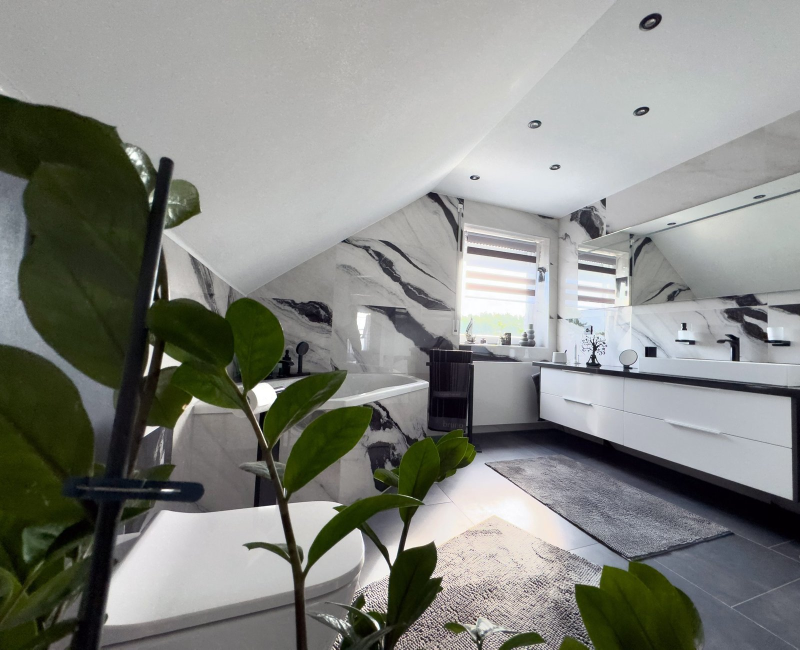
#> input picture bad-serie/fotos/Mair_Bad_6a435537.jpg, 1600 x 1299 px, given in place of mair-logo.png, which was not available (shown at 1/2 size)
$ python l48_fehler.py ../../bad-serie/fotos/Mair_Bad_6a435537.jpg
#> lines starting #> are read from the running program, lines starting #| are printed output that depends on the picture; after the words box and inside, x2 and y2 are one past the last pixel; in counts of white or black regions, pixels touching at a corner belong together; pictures that were not available may be replaced by others from this repository, and a replacement may not be noted
### werkzeuge/alt7/kit.py
import os, sys, json, math, subprocess
import numpy as np
from PIL import Image, ImageDraw, ImageFont, ImageFilter, ImageOps

W, H, FPS = 1080, 1920, 30
REPO = '/home/claude/mair-videos-public-create'
HERE = os.path.dirname(os.path.abspath(__file__))
FD = '/usr/share/fonts/opentype/inter/'
BLACK = FD + 'Inter-Black.otf'; XB = FD + 'Inter-ExtraBold.otf'; BOLD = FD + 'InterDisplay-Bold.otf'
SEMI = FD + 'Inter-SemiBold.otf'; REG = FD + 'Inter-Regular.otf'; MED = FD + 'Inter-Medium.otf'
DJ = '/usr/share/fonts/truetype/dejavu/'
SERIF = DJ + 'DejaVuSerif.ttf'; SERIFB = DJ + 'DejaVuSerif-Bold.ttf'; SERIFI = DJ + 'DejaVuSerif-Italic.ttf'
SERIFBI = DJ + 'DejaVuSerif-BoldItalic.ttf'; MONO = DJ + 'DejaVuSansMono-Bold.ttf'; COND = DJ + 'DejaVuSansCondensed-Bold.ttf'
_fc = {}
# [4 lines left out: function F, not called in this run]

GREEN = (80, 144, 24); LIME = (150, 200, 40); NAVY = (12, 24, 40); WHITE = (255, 255, 255); INK = (28, 30, 34)

_L = Image.open(HERE + '/../ds/project/assets/Logos/mair-logo.png').convert('RGBA')
_la = np.asarray(_L).astype(float); _la[_la[..., 3] < 70, 3] = 0
LOGO = Image.fromarray(np.uint8(_la), 'RGBA')
_g = (abs(_la[..., 0] - _la[..., 1]) < 18) & (abs(_la[..., 1] - _la[..., 2]) < 18) & (_la[..., 0] < 200)
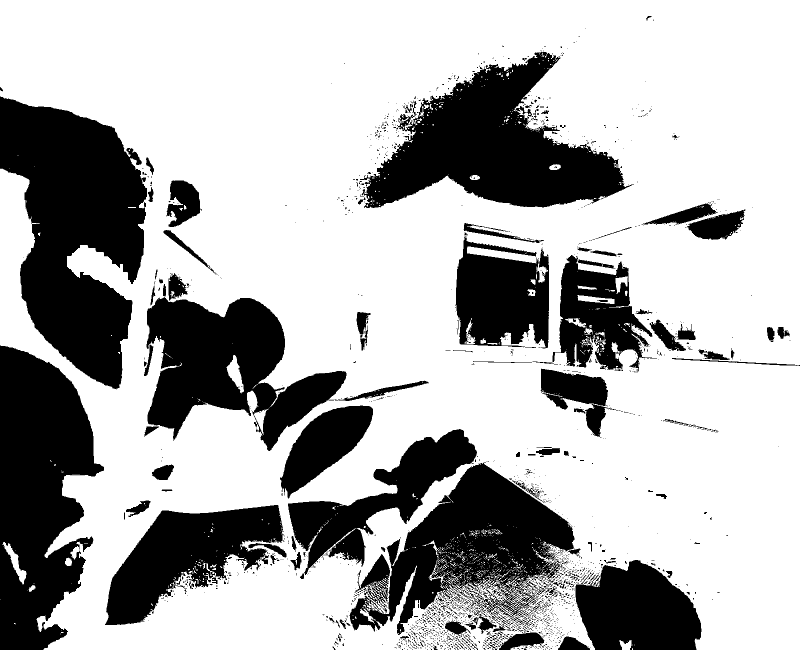
#> _g: shape (1299, 1600) bool (shown at 1/2 size); 69.2% white; 1909 black regions (1729 under 20 px), largest, box (x1, y1, x2, y2) and area: (0, 193, 294, 779) 106749, (0, 691, 208, 1299) 85340, (720, 104, 1267, 416) 82274
_la2 = _la.copy(); _la2[_g, :3] = 245
#> after `_la2[_g, :3] = 245`:
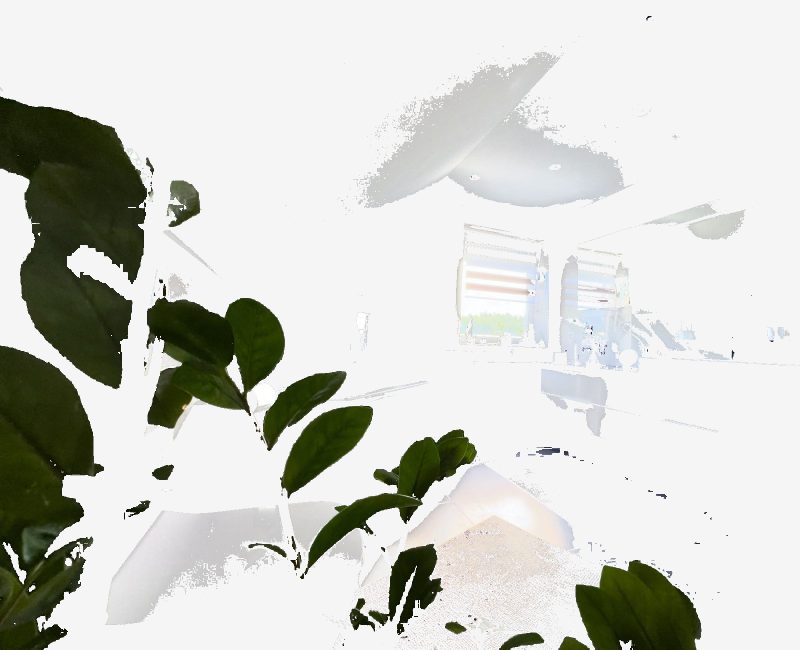
#> _la2: shape (1299, 1600, 4) float64 (shown at 1/2 size); mean R, G, B, A 206.4, 207.8, 202, 255
LOGOW = Image.fromarray(np.uint8(_la2), 'RGBA')
def logo(w, white=False):
    L = LOGOW if white else LOGO
    return L.resize((int(w), int(w * L.height / L.width)), Image.LANCZOS)

def clamp(x, a=0.0, b=1.0): return max(a, min(b, x))
def ease(x): x = clamp(x); return x * x * (3 - 2 * x)
def eout(x): x = clamp(x); return 1 - (1 - x) ** 3
def back(x):
    x = clamp(x); c1 = 1.70158; c3 = c1 + 1
    return 1 + c3 * (x - 1) ** 3 + c1 * (x - 1) ** 2
def lerp(a, b, k): return a + (b - a) * k

def load(p): return Image.open(p if p.startswith('/') else os.path.join(REPO, p)).convert('RGB')
# [7 lines left out: function cover, not called in this run]

class Clip:
    """frames of a video section, pre-extracted to jpg"""
    def __init__(self, src, start, dur, name, w, h, speed=1.0):
        self.dir = os.path.join(HERE, 'clips', name); self.n = int(dur * FPS)
        if not os.path.exists(os.path.join(self.dir, f'{self.n:04d}.jpg')):
            os.makedirs(self.dir, exist_ok=True)
            vf = f"setpts=PTS/{speed},fps={FPS},scale={w}:{h}:force_original_aspect_ratio=increase,crop={w}:{h}"
            subprocess.run(['ffmpeg', '-v', 'error', '-y', '-ss', str(start), '-i', src if src.startswith('/') else os.path.join(REPO, src),
                            '-t', str(dur / speed * speed), '-vf', vf, '-frames:v', str(self.n + 1), '-q:v', '3', self.dir + '/%04d.jpg'], check=True)
        self.files = sorted(f for f in os.listdir(self.dir) if f.endswith('.jpg'))
    def at(self, t):
        i = int(clamp(t * FPS, 0, len(self.files) - 1)); return Image.open(os.path.join(self.dir, self.files[i])).convert('RGB')

class Track:
    """sentence timing from durations; words with char-proportional timing"""
    def __init__(self, sents, durs, start=0.4, gaps=None, tail=1.6):
#> called with start = 0.5, tail = 1.8
        self.S = []; t = start
        for i, (s, d) in enumerate(zip(sents, durs)):
            words = s.split(); tot = sum(len(w) + 1 for w in words); ws = []; c = t
            for w in words:
                wd = d * (len(w) + 1) / tot; ws.append((c, wd, w)); c += wd
            self.S.append(dict(t0=t, t1=t + d, text=s, words=ws))
            g = gaps[i] if gaps and i < len(gaps) else 0.45
            t += d + g
        self.end = self.S[-1]['t1'] + tail
        self.vo = []
    def st(self, i): return self.S[i]['t0']
    def en(self, i): return self.S[i]['t1']
    # [9 lines left out: functions cur, word, not called in this run]
    def placements(self): return [[s['t0']] for s in self.S]

# [14 lines left out: functions shadow, paste_rot, not called in this run]

def round_mask(w, h, r):
    m = Image.new('L', (int(w), int(h)), 0); ImageDraw.Draw(m).rounded_rectangle([0, 0, int(w) - 1, int(h) - 1], r, fill=255); return m

def tw(d, s, f): return d.textlength(s, font=f)

# [8 lines left out: function wrap, not called in this run]

def grain(img, amt=7, seed=0):
    rng = np.random.default_rng(seed); a = np.asarray(img).astype(np.int16)
    n = rng.integers(-amt, amt + 1, size=a.shape[:2], dtype=np.int16)[..., None]
    return Image.fromarray(np.clip(a + n, 0, 255).astype(np.uint8))

# [13 lines left out: functions render, encode, not called in this run]

### werkzeuge/alt7/l48_fehler.py
# L48 Baustellen-Warnschild: Absperrband, Warndreieck, gelbe Fehlerkarten mit rotem X, Umklappen auf gruene Loesung
from kit import *
S = ["Drei Fehler beim Heizungstausch, die richtig Geld kosten.", "Fehler eins: keine Heizlastberechnung. Dann ist das Gerät zu groß oder zu klein.",
     "Fehler zwei: kein hydraulischer Abgleich. Räume werden ungleich warm, und Strom wird verschwendet.",
     "Fehler drei: Förderung zu spät beantragt. Der Antrag muss vor dem Start stehen.", "Wir machen das von Anfang an richtig. Maier Gebäudetechnik."]
D = [3.046, 5.095, 5.861, 4.627, 3.468]
TR = Track(S, D, start=0.5, gaps=[0.6, 1.4, 1.4, 1.1], tail=1.8)
YEL = (250, 204, 21); ASPH = (36, 37, 40); RED = (210, 40, 40)
C_WP = Clip('Mair_Reel_Kurz_heizung.mp4', 0.0, 7.0, 'fe_wp', 1080, 1920)
ERR = [('Keine Heizlast-', 'berechnung', 'Gerät zu groß oder zu klein', 'Heizlast vorher berechnen'),
       ('Kein hydraulischer', 'Abgleich', 'Räume ungleich warm, Strom weg', 'Abgleich bei jedem Tausch'),
       ('Förderung zu spät', 'beantragt', 'Antrag muss vor dem Start stehen', 'Antrag vor dem Auftrag')]

def bgimg():
    im = Image.new('RGB', (W, H), ASPH); return grain(im, 9, 5)
#> after `return grain(im, 9, 5)`:
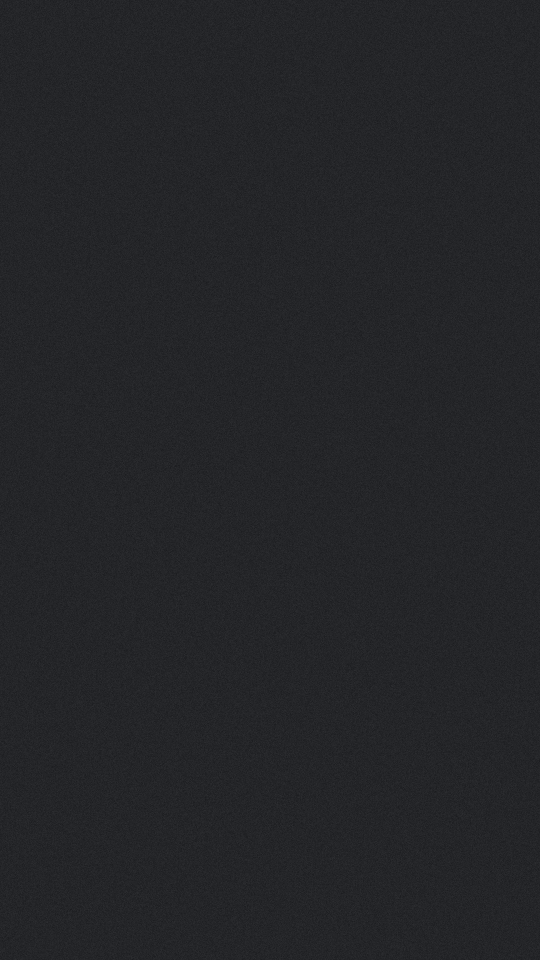
#> returned value: PIL image 1080x1920 RGB (shown at 1/2 size); mean R, G, B 36, 37, 40
BG = bgimg()

# [90 lines left out: functions tape, triangle, errcard, frame, not called in this run]

if __name__ == '__main__':
    if sys.argv[1] == 'render': render('FE', frame, TR.end)
    elif sys.argv[1] == 'still':
        for x in sys.argv[2:]: frame(float(x)).save(f'{HERE}/prev_FE_{x}.jpg', quality=85)
    elif sys.argv[1] == 'info': print(TR.end, [round(s['t0'], 2) for s in TR.S])

$ run again, on bad-serie/fotos/Mair_Bad_8c3473ed.jpg
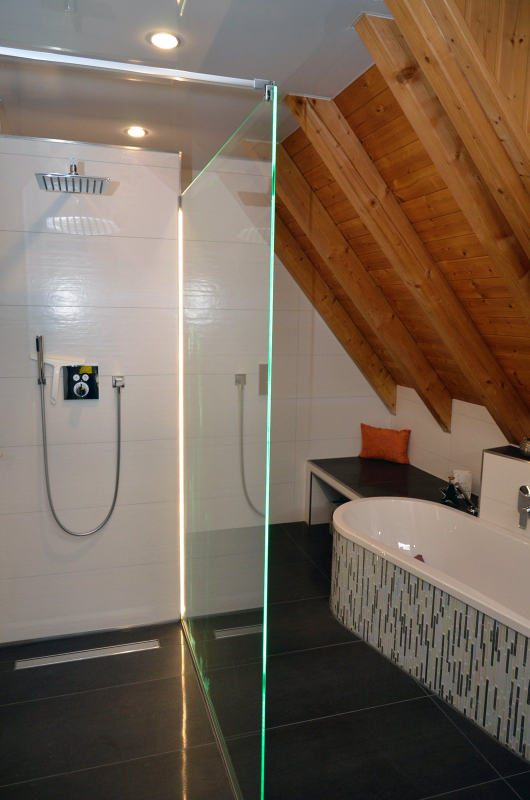
#> input picture bad-serie/fotos/Mair_Bad_8c3473ed.jpg, 1060 x 1600 px, given in place of mair-logo.png, which was not available (shown at 1/2 size)
#> `_g = (abs(_la[..., 0] - _la[..., 1]) < 18) & (abs(_la[..., 1] - _la[....`:
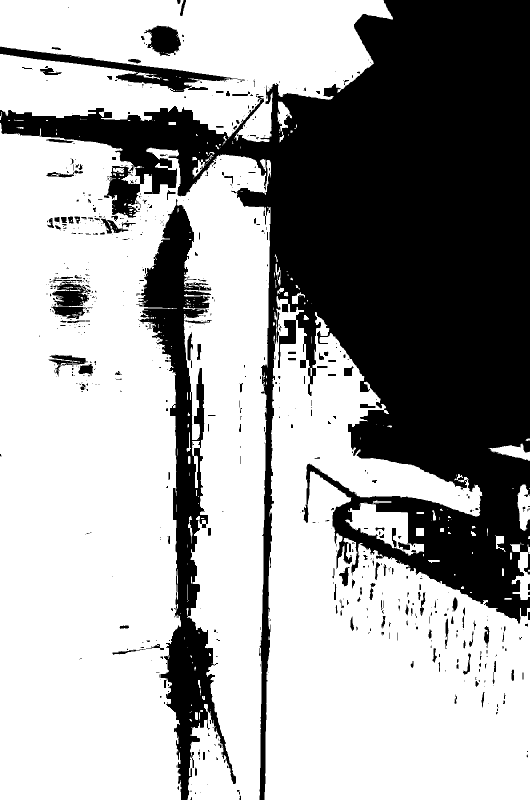
#> _g: shape (1600, 1060) bool (shown at 1/2 size); 63.8% white; 761 black regions (565 under 20 px), largest, box (x1, y1, x2, y2) and area: (0, 0, 1060, 1600) 516754, (276, 398, 472, 1600) 63783, (0, 93, 482, 184) 9067
#> `_la2[_g, :3] = 245`:
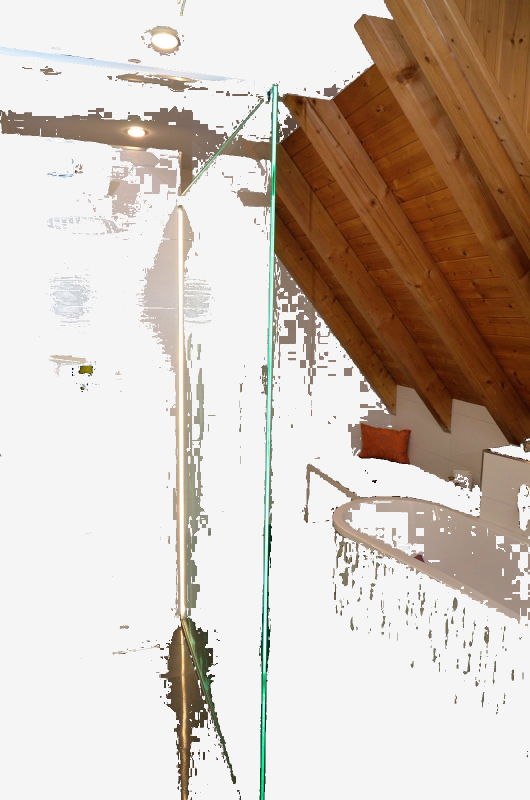
#> _la2: shape (1600, 1060, 4) float64 (shown at 1/2 size); mean R, G, B, A 204.9, 192, 181.3, 255

$ run again, on bad-serie/fotos/Mair_Bad_9bb2d176.jpg
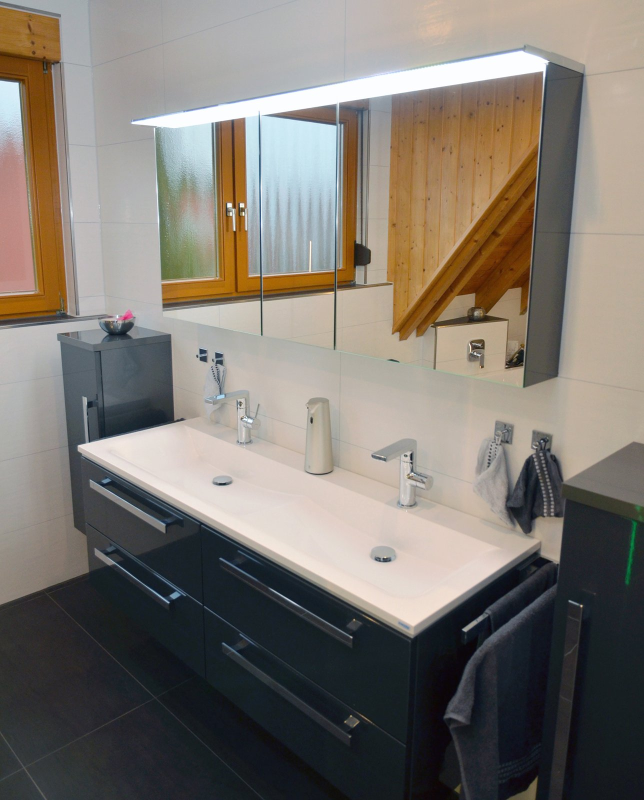
#> input picture bad-serie/fotos/Mair_Bad_9bb2d176.jpg, 1288 x 1600 px, given in place of mair-logo.png, which was not available (shown at 1/2 size)
#> `_g = (abs(_la[..., 0] - _la[..., 1]) < 18) & (abs(_la[..., 1] - _la[....`:
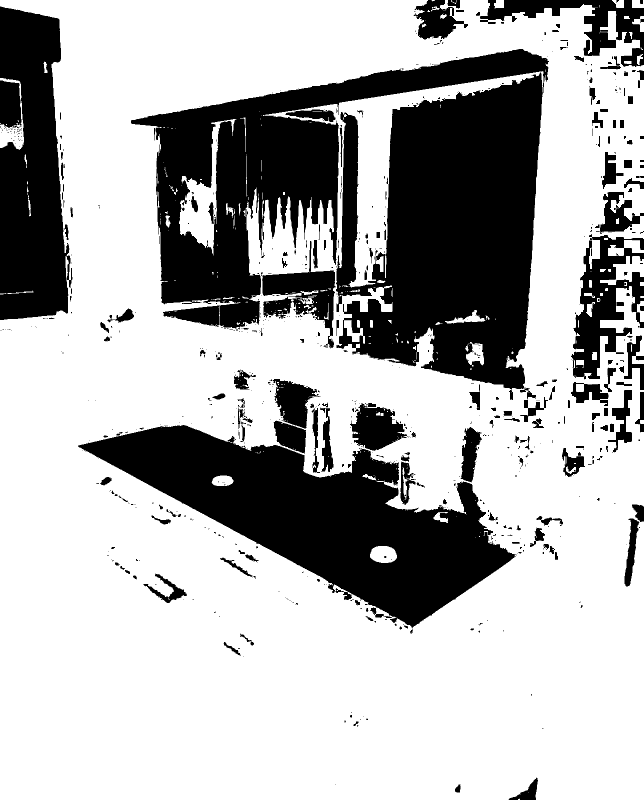
#> _g: shape (1600, 1288) bool (shown at 1/2 size); 69.2% white; 799 black regions (578 under 20 px), largest, box (x1, y1, x2, y2) and area: (262, 98, 1098, 800) 308658, (156, 850, 1033, 1256) 145299, (0, 13, 145, 640) 67381
#> `_la2[_g, :3] = 245`:
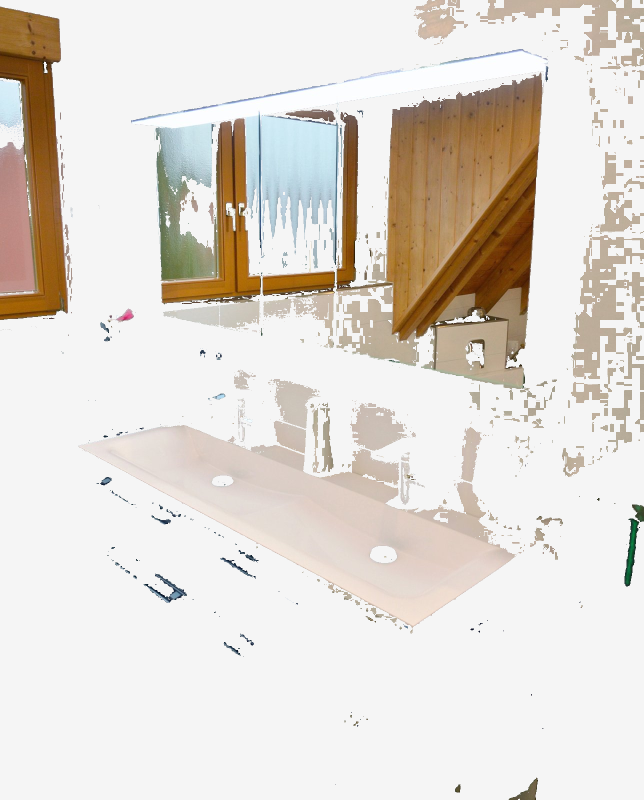
#> _la2: shape (1600, 1288, 4) float64 (shown at 1/2 size); mean R, G, B, A 225.1, 218.8, 211.5, 255
